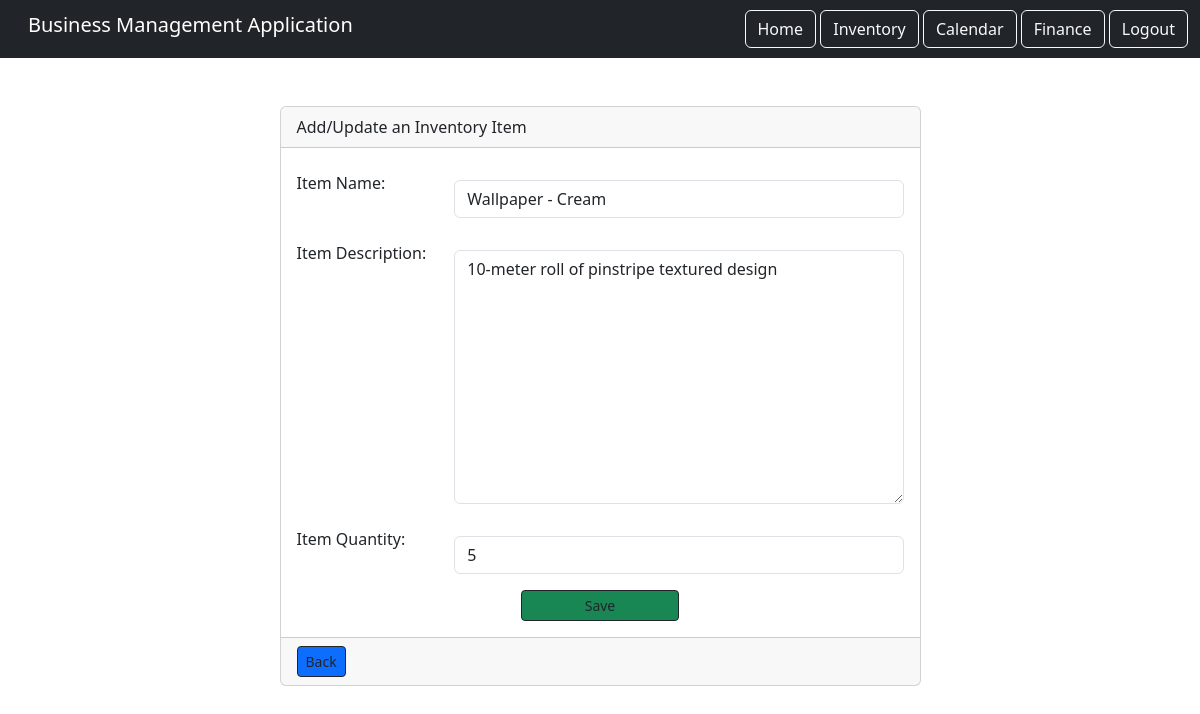
Page /inventory/23/edit (signed in) on the committed database.
### inventory_component/models.py (models this page shows)
class Inventory(models.Model):
    item = models.CharField(max_length=500)
    description = models.TextField()
    quantity = models.PositiveIntegerField()
    user = models.ForeignKey(User, on_delete=models.CASCADE, related_name='items')

### inventory_component/views.py (the view)
# urls.py: path('<int:pk>/edit', views.UpdateItem.as_view(), name="item.update"),
class UpdateItem(LoginRequiredMixin, UpdateView):
    model = Inventory
    success_url = '/inventory/'
    form_class = ItemForm
    context_object_name = "item"
    template_name = "inventory_add.html"
    login_url = '/login'
    def get_queryset(self):
        return self.request.user.items.all()

### inventory_component/forms.py
class ItemForm(ModelForm):
    class Meta:
        model = Inventory
        fields = ('item', 'description', 'quantity')
        widgets = {
            'item': TextInput(attrs={'class': 'form-control my-3'}),
            'description': Textarea(attrs={'class': 'form-control my-3'}),
            'quantity': TextInput(attrs={'class': 'form-control my-3'})
        }
        labels = {
            'item': 'Item Name',
            'description': 'Item Description',
            'quantity': 'Item Quantity'
        }

### inventory_component/templates/inventory_add.html (shortened to what this page needs)
{% extends 'base.html' %}
{% load static %}
{% block content %}
<div class="row">
    <div class="col-md-7 mx-auto">
        <div class="card">
            <div class="card-header">Add/Update an Inventory Item</div>
            <div class="card-body">
                <form action="" method="post">
                    <div class="form-group row">
                        <label class="col-md-3 col-form-label">{{ form.item.label_tag }}</label>
                        <div class="col-md-9">
                            {{ form.item }}
                        </div>
                    </div>
                    <div class="form-group row">
                        <label class="col-md-3 col-form-label">{{ form.description.label_tag }}</label>
                        <div class="col-md-9">
                            {{ form.description }}
                        </div>
                    </div>
                    <div class="form-group row">
                        <label class="col-md-3 col-form-label">{{ form.quantity.label_tag }}</label>
                        <div class="col-md-9">
                            {{ form.quantity }}
                        </div>
                    </div>
                    <div class="row d-flex justify-content-center">
                        <button type="submit" class="btn btn-sm btn-success w-25 btn-outline-dark">Save</button>
                    </div>
                </form>
            </div>
            <div class="card-footer">
                <a href="{% url 'inventory_list' %}" class="btn btn-sm btn-primary btn-outline-dark">Back</a>
            </div>
        </div>
    </div>
</div>
{% endblock content %}

### static/css/style.css (style rules this page uses)
a { color: #17a2b8; }

### rows in the picture
Inventory: item "Wallpaper - Cream", description "10-meter roll of pinstripe textured design", quantity "5"
